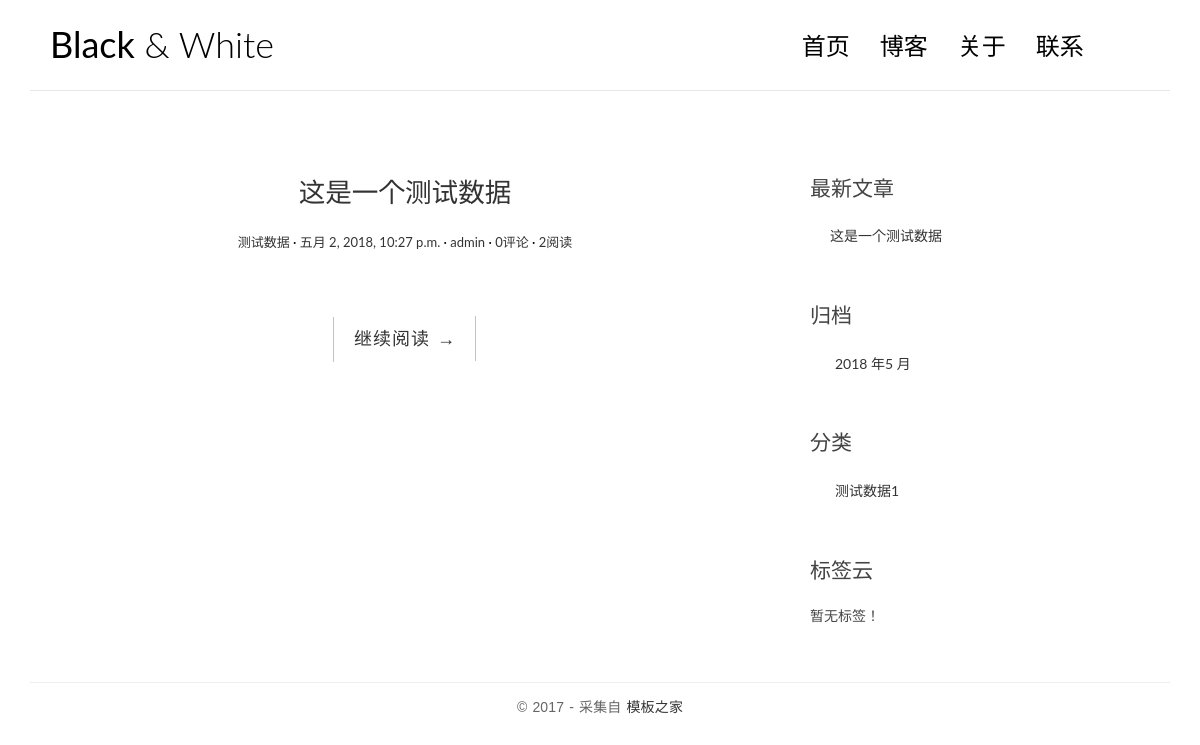
/, run on an earlier commit of the app's database.
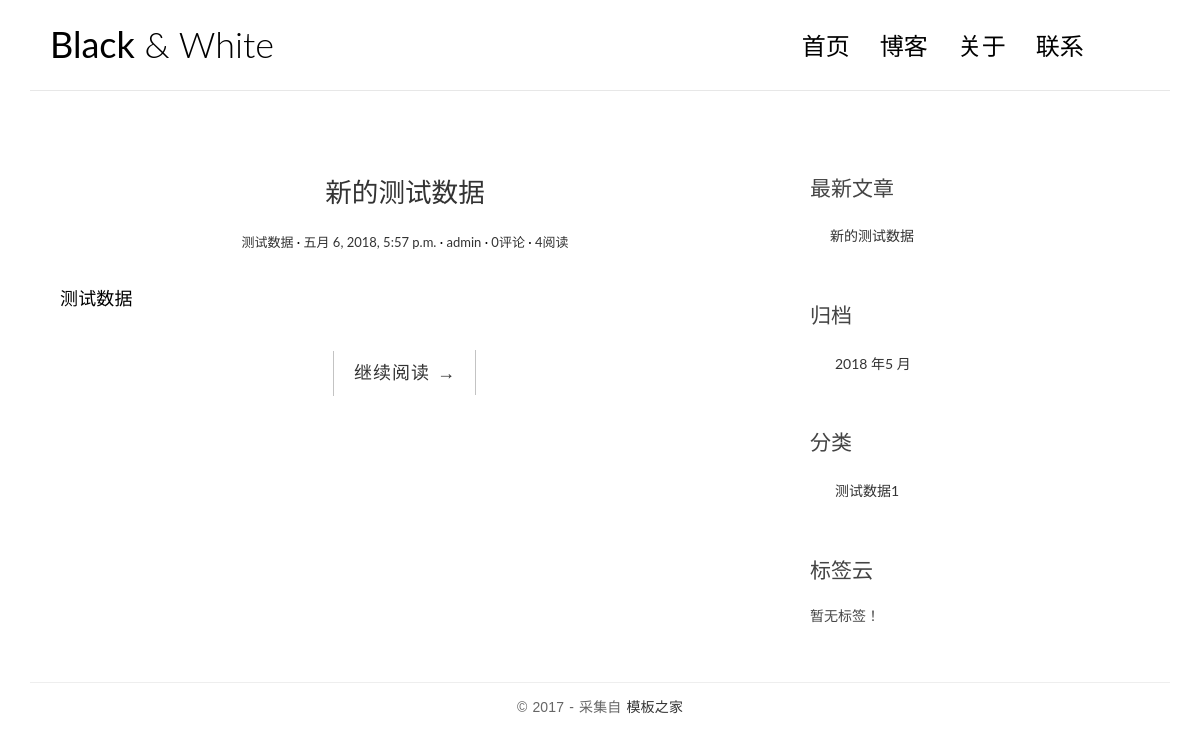
And on a later commit of the database.
### blog/models.py (models this page shows, shortened)
@python_2_unicode_compatible
class Post(models.Model):
    title = models.CharField(max_length=100)
    body = models.TextField()
    created_time = models.DateTimeField()
    modified_time = models.DateTimeField()
    excerpt = models.TextField(max_length=200, blank=True)
    category = models.ForeignKey(Category)
    tags = models.ManyToManyField(Tag, blank=True)
    views = models.PositiveIntegerField(default=0)
    author = models.ForeignKey(User)
    def get_absolute_url(self):
        return reverse('blog:detail', kwargs={'pk': self.pk})

@python_2_unicode_compatible
class Category(models.Model):
    name = models.CharField(max_length=100)

### blog/views.py (the view, shortened to what this page needs)
# urls.py: url(r'^$', views.IndexView.as_view(), name="index"),
class IndexView(ListView):
    model = Post
    template_name = 'blog/index.html'
    context_object_name = 'post_list'
    paginate_by = 10
    def get_context_data(self, **kwargs):
        context = super().get_context_data(**kwargs)
        paginator = context.get('paginator')
        page = context.get('page_obj')
        is_paginated = context.get('is_paginated')
        pagination_data = self.pagination_data(paginator, page, is_paginated)
        context.update(pagination_data)
        return context
    def pagination_data(self, paginator, page, is_paginated):
        if not is_paginated:
            return {}

### blog/templatetags/blog_tags.py (called while the page is built)
@register.simple_tag
def get_recent_posts(num=5):
    return Post.objects.order_by('-created_time')[:num]

@register.simple_tag
def archives():
    return Post.objects.dates("created_time", "month", order="DESC")

@register.simple_tag
def get_categories():
    return Category.objects.annotate(num_posts=Count('post')).filter(num_posts__gt=0)

@register.simple_tag
def get_tags():
    return Tag.objects.annotate(num_posts=Count('post')).filter(num_posts__gt=0)

### templates/blog/index.html (shortened to what this page needs)
{% extends 'base.html' %} {% block main %} {% for post in post_list %}
<article class="post post-{{ post.pk }}">
    <header class="entry-header">
        <h1 class="entry-title">
            <a href="{{ post.get_absolute_url }}">{{ post.title }}</a>
        </h1>
        <div class="entry-meta">
            <span class="post-category">
                <a href="#">{{ post.category.name }}</a>
            </span>
            <span class="post-date">
                <a href="#">
                    <time class="entry-date" datetime="{{ post.created_time }}">{{ post.created_time }}</time>
                </a>
            </span>
            <span class="post-author">
                <a href="#">{{ post.author }}</a>
            </span>
            <span class="comments-link">
                <a href="#">{{ post.comment_set.count}}评论</a>
            </span>
            <span class="views-count">
                <a href="{{ post.get_absolute_url }}">{{ post.views}}阅读</a>
            </span>
        </div>
    </header>
    <div class="entry-content clearfix">
        <p>{{ post.excerpt }}</p>
        <div class="read-more cl-effect-14">
            <a href="{{ post.get_absolute_url }}" class="more-link">继续阅读
                <span class="meta-nav">→</span>
            </a>
        </div>
    </div>
</article>
{% empty %}
<div class="no-post">暂时还没有发布的文章！</div>
{% endfor %}
{% endblock %}

### templates/base.html (shortened to what this page needs)
 {% load staticfiles %}
 {% load blog_tags %}
<!DOCTYPE html>
<html>
<head>
    <link rel="stylesheet" href="{% static 'css/bootstrap.min.css' %}">
    <link rel="stylesheet" href="http://code.ionicframework.com/ionicons/2.0.1/css/ionicons.min.css">
    <link rel="stylesheet" href="{% static 'css/pace.css' %}">
    <link rel="stylesheet" href="{% static 'css/custom.css' %}">
</head>
<body>
    <div class="container">
        <header id="site-header">
            <div class="row">
                <div class="col-md-4 col-sm-5 col-xs-8">
                    <div class="logo">
                        <h1>
                            <a href="{% url 'blog:index' %}">
                                <b>Black</b> &amp; White</a>
                        </h1>
                    </div>
                </div>
                <div class="col-md-8 col-sm-7 col-xs-4">
                    <nav class="main-nav" role="navigation">
                        <div class="collapse navbar-collapse" id="bs-example-navbar-collapse-1">
                            <ul class="nav navbar-nav navbar-right">
                                <li class="cl-effect-11">
                                    <a href="{% url 'blog:index' %}" data-hover="首页">首页</a>
                                </li>
                                <li class="cl-effect-11">
                                    <a href="#" data-hover="博客">博客</a>
                                </li>
                                <li class="cl-effect-11">
                                    <a href="#" data-hover="关于">关于</a>
                                </li>
                                <li class="cl-effect-11">
                                    <a href="#" data-hover="联系">联系</a>
                                </li>
                            </ul>
                        </div>
                    </nav>
                </div>
            </div>
        </header>
    </div>
    <div class="content-body">
        <div class="container">
            <div class="row">
                <main class="col-md-8">
                    {% block  main %}
                    {% endblock %}
                </main>
                <aside class="col-md-4">
                    <div class="widget widget-recent-posts">
                        <h3 class="widget-title">最新文章</h3>
                        {% get_recent_posts as recent_post_list %}
                        <ul>
                            {% for post in recent_post_list %}
                            <li>
                                <a href="{{ post.get_absolute_url }}">{{ post.title }}</a>
                            </li>
                            {% empty %}
                            暂无文章！
                            {% endfor %}
                        </ul>
                    </div>
                    <div class="widget widget-archives">
                        <h3 class="widget-title">归档</h3>
                        {% archives as date_list %}
                        <ul>
                            {% for date in date_list %}
                            <li>
                                <a href="{% url 'blog:archives' date.year date.month %}">{{ date.year }} 年{{ date.month }} 月</a>
                            </li>
                            {% empty %}
                            暂无归档！
                            {% endfor %}
                        </ul>
                    </div>
                    <div class="widget widget-category">
                        <h3 class="widget-title">分类</h3>
                        {% get_categories as category_list %}
                        <ul>
                            {% for category in category_list %}
                            <li>
                                <a href="{% url 'blog:category' category.pk %}">{{ category.name }}<span class="post-count">{{ category.num_posts }}</span></a>
                            </li>
                            {% empty %}
                            暂无分类！
                            {% endfor %}
                        </ul>
                    </div>
                    <div class="widget widget-tag-cloud">
                        <h3 class="widget-title">标签云</h3>
                        {% get_tags as tag_list %}
                        <ul>
                            {% for tag in tag_list %}
                            <li>
                                <a href="{% url 'blog:tag' tag.pk %}">{{ tag.name }}</a>
                            </li>
                            {% empty %}
                            暂无标签！
                            {% endfor %}
                        </ul>
                    </div>
                </aside>
            </div>
        </div>
    </div>
    <footer id="site-footer">
        <div class="container">
            <div class="row">
                <div class="col-md-12">
                    <p class="copyright">&copy 2017 - 采集自
                        <a href="http://www.cssmoban.com/" target="_blank" title="模板之家">模板之家</a>
                    </p>
                </div>
            </div>
        </div>
    </footer>
</body>
</html>

### blog/static/css/custom.css (style rules this page uses)
* { outline: none; }
h1, h2, h3, h4, h5, h6 { margin-top: 0; }
b { font-weight: 400; }
a { color: #333; }
body { color: #444; font-family: 'Lato', sans-serif; }
p { font-family: 'Ubuntu', sans-serif; font-weight: 400; word-spacing: 1px; letter-spacing: 0.01em; }
#site-header { background-color: #FFF; padding: 25px 20px; margin-bottom: 40px; border-bottom: 1px solid #e7e7e7; }
.logo h1 a { color: #000; }
.logo h1 { margin: 0; font-family: 'Lato', sans-serif; font-weight: 300; }
.main-nav { margin-top: 11px; max-width: 95%; }
.main-nav a { color: #000000 !important; padding: 0 0 5px 0 !important; margin-right: 30px; font-family: 'Lato', sans-serif; font-weight: 300; font-size: 24px; }
.cl-effect-11 a { padding: 10px 0; color: #0972b4; text-shadow: none; }
.cl-effect-11 a::before { position: absolute; top: 0; left: 0; overflow: hidden; padding: 0 0 5px 0 !important; max-width: 0; border-bottom: 1px solid #000; color: #000; content: attr(data-hover); white-space: nowrap; -webkit-transition: max-width 0.5s; -moz-transition: max-width 0.5s; transition: max-width 0.5s; }
.content-body { padding-bottom: 4em; }
.post { background: #fff; padding: 30px 30px 0; }
.entry-title { text-align: center; font-size: 1.9em; margin-bottom: 20px; line-height: 1.6; padding: 10px 20px 0; }
.entry-meta { text-align: center; color: #DDDDDD; font-size: 13px; margin-bottom: 30px; }
.entry-content { font-size: 18px; line-height: 1.9; font-weight: 300; color: #000; }
.post-category::after, .post-date::after, .post-author::after, .comments-link::after { content: ' ·'; color: #000; }
.read-more { font-family: 'Ubuntu', sans-serif; font-weight: 400; word-spacing: 1px; letter-spacing: 0.01em; text-align: center; margin-top: 20px; }
.cl-effect-14 a { padding: 0 20px; height: 45px; line-height: 45px; position: relative; display: inline-block; margin: 15px 25px; letter-spacing: 1px; font-weight: 400; text-shadow: 0 0 1px rgba(255, 255, 255, 0.3); }
.cl-effect-14 a::before, .cl-effect-14 a::after { position: absolute; width: 45px; height: 1px; background: #C3C3C3; content: ''; -webkit-transition: all 0.3s; -moz-transition: all 0.3s; transition: all 0.3s; pointer-events: none; }
.cl-effect-14 a::before { top: 0; left: 0; -webkit-transform: rotate(90deg); -moz-transform: rotate(90deg); transform: rotate(90deg); -webkit-transform-origin: 0 0; -moz-transform-origin: 0 0; transform-origin: 0 0; }
.cl-effect-14 a::after { right: 0; bottom: 0; -webkit-transform: rotate(90deg); -moz-transform: rotate(90deg); transform: rotate(90deg); -webkit-transform-origin: 100% 0; -moz-transform-origin: 100% 0; transform-origin: 100% 0; }
.widget { background: #fff; padding: 30px 0 0; }
.widget-title { font-size: 1.5em; margin-bottom: 20px; line-height: 1.6; padding: 10px 0 0; font-weight: 400; }
.widget-recent-posts ul { padding: 0; margin: 0; padding-left: 20px; }
.widget-recent-posts ul li { list-style-type: none; position: relative; line-height: 170%; margin-bottom: 10px; }
.widget-recent-posts ul li::before { content: '\f3d3'; font-family: "Ionicons"; position: absolute; left: -17px; top: 3px; font-size: 16px; color: #000; }
.widget-archives ul { padding: 0; margin: 0; padding-left: 25px; }
.widget-archives ul li { list-style-type: none; position: relative; line-height: 170%; margin-bottom: 10px; }
.widget-archives ul li::before { content: '\f3f3'; font-family: "Ionicons"; position: absolute; left: -25px; top: 1px; font-size: 16px; color: #000; }
.widget-category ul { padding: 0; margin: 0; padding-left: 25px; }
.widget-category ul li { list-style-type: none; position: relative; line-height: 170%; margin-bottom: 10px; }
.widget-category ul li::before { content: '\f3fe'; font-family: "Ionicons"; position: absolute; left: -25px; top: 1px; font-size: 18px; color: #000; }
.widget-tag-cloud ul { padding: 0; margin: 0; margin-right: -10px; }
#site-footer { padding-top: 10px; padding: 0 0 1.5em 0; }
.copyright { text-align: center; padding-top: 1em; margin: 0; border-top: 1px solid #eee; color: #666; }

What changed in the data, as far as the page shows it:
removed Post: title "这是一个测试数据", category.name "测试数据", created_time "五月 2, 2018, 10:27 p.m.", author "admin", comment_set.count "0", views "2"
added Post: title "新的测试数据", category.name "测试数据", created_time "五月 6, 2018, 5:57 p.m.", author "admin", comment_set.count "0", views "4", excerpt "测试数据"
